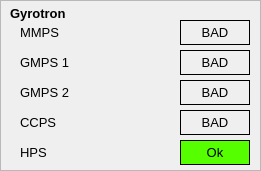
  <widget class="QFrame" name="frame_18" >
   <property name="geometry" >
    <rect>
     <x>600</x>
     <y>284</y>
     <width>261</width>
     <height>171</height>
    </rect>
   </property>
   <property name="frameShape" >
    <enum>QFrame::StyledPanel</enum>
   </property>
   <property name="frameShadow" >
    <enum>QFrame::Raised</enum>
   </property>
   <widget class="QLabel" name="lbGT_1" >
    <property name="geometry" >
     <rect>
      <x>20</x>
      <y>20</y>
      <width>60</width>
      <height>25</height>
     </rect>
    </property>
    <property name="font" >
     <font>
      <pointsize>10</pointsize>
     </font>
    </property>
    <property name="text" >
     <string>MMPS</string>
    </property>
   </widget>
   <widget class="QLabel" name="lbGT_2" >
    <property name="geometry" >
     <rect>
      <x>20</x>
      <y>50</y>
      <width>60</width>
      <height>25</height>
     </rect>
    </property>
    <property name="font" >
     <font>
      <pointsize>10</pointsize>
     </font>
    </property>
    <property name="text" >
     <string>GMPS 1</string>
    </property>
   </widget>
   <widget class="QLabel" name="lbGT_4" >
    <property name="geometry" >
     <rect>
      <x>20</x>
      <y>110</y>
      <width>60</width>
      <height>25</height>
     </rect>
    </property>
    <property name="font" >
     <font>
      <pointsize>10</pointsize>
     </font>
    </property>
    <property name="text" >
     <string>CCPS</string>
    </property>
   </widget>
   <widget class="QLabel" name="lbGT_3" >
    <property name="geometry" >
     <rect>
      <x>20</x>
      <y>80</y>
      <width>60</width>
      <height>25</height>
     </rect>
    </property>
    <property name="font" >
     <font>
      <pointsize>10</pointsize>
     </font>
    </property>
    <property name="text" >
     <string>GMPS 2</string>
    </property>
   </widget>
   <widget class="QLabel" name="lbGT_5" >
    <property name="geometry" >
     <rect>
      <x>20</x>
      <y>140</y>
      <width>60</width>
      <height>25</height>
     </rect>
    </property>
    <property name="font" >
     <font>
      <pointsize>10</pointsize>
     </font>
    </property>
    <property name="text" >
     <string>HPS</string>
    </property>
   </widget>
   <widget class="CALabel" name="calbGT_5" >
    <property name="geometry" >
     <rect>
      <x>180</x>
      <y>140</y>
      <width>70</width>
      <height>25</height>
     </rect>
    </property>
    <property name="palette" >
     <palette>
      <active>
       <colorrole role="Window" >
        <brush brushstyle="SolidPattern" >
         <color alpha="255" >
          <red>85</red>
          <green>255</green>
          <blue>0</blue>
         </color>
        </brush>
       </colorrole>
      </active>
      <inactive>
       <colorrole role="Window" >
        <brush brushstyle="SolidPattern" >
         <color alpha="255" >
          <red>85</red>
          <green>255</green>
          <blue>0</blue>
         </color>
        </brush>
       </colorrole>
      </inactive>
      <disabled>
       <colorrole role="Window" >
        <brush brushstyle="SolidPattern" >
         <color alpha="255" >
          <red>239</red>
          <green>239</green>
          <blue>239</blue>
         </color>
        </brush>
       </colorrole>
      </disabled>
     </palette>
    </property>
    <property name="font" >
     <font>
      <pointsize>10</pointsize>
     </font>
    </property>
    <property name="autoFillBackground" >
     <bool>true</bool>
    </property>
    <property name="frameShape" >
     <enum>QFrame::Box</enum>
    </property>
    <property name="text" >
     <string>Ok</string>
    </property>
    <property name="alignment" >
     <set>Qt::AlignCenter</set>
    </property>
    <property name="pvname" >
     <string>EC1_HPS_STS_OK</string>
    </property>
    <property name="cmode" stdset="0" >
     <enum>CALabel::Alarm</enum>
    </property>
    <property name="fillcol" stdset="0" >
     <color>
      <red>85</red>
      <green>255</green>
      <blue>0</blue>
     </color>
    </property>
    <property name="ttdmode" stdset="0" >
     <enum>CALabel::Show</enum>
    </property>
    <property name="truelabel" >
     <string>Fault</string>
    </property>
    <property name="falselabel" >
     <string>OK</string>
    </property>
    <property name="dbrequest" stdset="0" >
     <enum>CALabel::DBRGSTR</enum>
    </property>
   </widget>
   <widget class="CALabel" name="calbGT_1" >
    <property name="geometry" >
     <rect>
      <x>180</x>
      <y>20</y>
      <width>70</width>
      <height>25</height>
     </rect>
    </property>
    <property name="font" >
     <font>
      <pointsize>10</pointsize>
     </font>
    </property>
    <property name="autoFillBackground" >
     <bool>true</bool>
    </property>
    <property name="frameShape" >
     <enum>QFrame::Box</enum>
    </property>
    <property name="text" >
     <string>BAD</string>
    </property>
    <property name="alignment" >
     <set>Qt::AlignCenter</set>
    </property>
    <property name="pvname" >
     <string>EC1_MPS_STS_OK</string>
    </property>
    <property name="cmode" stdset="0" >
     <enum>CALabel::Alarm</enum>
    </property>
    <property name="fillcol" stdset="0" >
     <color>
      <red>255</red>
      <green>0</green>
      <blue>0</blue>
     </color>
    </property>
    <property name="ttdmode" stdset="0" >
     <enum>CALabel::Show</enum>
    </property>
    <property name="truelabel" >
     <string>Fault</string>
    </property>
    <property name="falselabel" >
     <string>Ok</string>
    </property>
    <property name="dbrequest" stdset="0" >
     <enum>CALabel::DBRGSTR</enum>
    </property>
   </widget>
   <widget class="CALabel" name="calbGT_2" >
    <property name="geometry" >
     <rect>
      <x>180</x>
      <y>50</y>
      <width>70</width>
      <height>25</height>
     </rect>
    </property>
    <property name="font" >
     <font>
      <pointsize>10</pointsize>
     </font>
    </property>
    <property name="autoFillBackground" >
     <bool>true</bool>
    </property>
    <property name="frameShape" >
     <enum>QFrame::Box</enum>
    </property>
    <property name="text" >
     <string>BAD</string>
    </property>
    <property name="alignment" >
     <set>Qt::AlignCenter</set>
    </property>
    <property name="pvname" >
     <string>EC1_GMPS2_STS_OK</string>
    </property>
    <property name="cmode" stdset="0" >
     <enum>CALabel::Alarm</enum>
    </property>
    <property name="fillcol" stdset="0" >
     <color>
      <red>255</red>
      <green>0</green>
      <blue>0</blue>
     </color>
    </property>
    <property name="ttdmode" stdset="0" >
     <enum>CALabel::Show</enum>
    </property>
    <property name="truelabel" >
     <string>Fault</string>
    </property>
    <property name="falselabel" >
     <string>Ok</string>
    </property>
    <property name="dbrequest" stdset="0" >
     <enum>CALabel::DBRGSTR</enum>
    </property>
   </widget>
   <widget class="CALabel" name="calbGT_3" >
    <property name="geometry" >
     <rect>
      <x>180</x>
      <y>80</y>
      <width>70</width>
      <height>25</height>
     </rect>
    </property>
    <property name="font" >
     <font>
      <pointsize>10</pointsize>
     </font>
    </property>
    <property name="autoFillBackground" >
     <bool>true</bool>
    </property>
    <property name="frameShape" >
     <enum>QFrame::Box</enum>
    </property>
    <property name="text" >
     <string>BAD</string>
    </property>
    <property name="alignment" >
     <set>Qt::AlignCenter</set>
    </property>
    <property name="pvname" >
     <string>EC1_GMPS2_STS_OK</string>
    </property>
    <property name="cmode" stdset="0" >
     <enum>CALabel::Alarm</enum>
    </property>
    <property name="fillcol" stdset="0" >
     <color>
      <red>255</red>
      <green>0</green>
      <blue>0</blue>
     </color>
    </property>
    <property name="ttdmode" stdset="0" >
     <enum>CALabel::Show</enum>
    </property>
    <property name="truelabel" >
     <string>Fault</string>
    </property>
    <property name="falselabel" >
     <string>Ok</string>
    </property>
    <property name="dbrequest" stdset="0" >
     <enum>CALabel::DBRGSTR</enum>
    </property>
   </widget>
   <widget class="CALabel" name="calbGT_4" >
    <property name="geometry" >
     <rect>
      <x>180</x>
      <y>110</y>
      <width>70</width>
      <height>25</height>
     </rect>
    </property>
    <property name="font" >
     <font>
      <pointsize>10</pointsize>
     </font>
    </property>
    <property name="autoFillBackground" >
     <bool>true</bool>
    </property>
    <property name="frameShape" >
     <enum>QFrame::Box</enum>
    </property>
    <property name="text" >
     <string>BAD</string>
    </property>
    <property name="alignment" >
     <set>Qt::AlignCenter</set>
    </property>
    <property name="pvname" >
     <string>EC1_CCPS_STS_OK</string>
    </property>
    <property name="cmode" stdset="0" >
     <enum>CALabel::Alarm</enum>
    </property>
    <property name="fillcol" stdset="0" >
     <color>
      <red>255</red>
      <green>0</green>
      <blue>0</blue>
     </color>
    </property>
    <property name="ttdmode" stdset="0" >
     <enum>CALabel::Show</enum>
    </property>
    <property name="truelabel" >
     <string>Fault</string>
    </property>
    <property name="falselabel" >
     <string>OK</string>
    </property>
    <property name="dbrequest" stdset="0" >
     <enum>CALabel::DBRGSTR</enum>
    </property>
   </widget>
   <widget class="QLabel" name="label_187" >
    <property name="geometry" >
     <rect>
      <x>10</x>
      <y>6</y>
      <width>81</width>
      <height>30</height>
     </rect>
    </property>
    <property name="font" >
     <font>
      <pointsize>10</pointsize>
      <weight>75</weight>
      <bold>true</bold>
     </font>
    </property>
    <property name="text" >
     <string>Gyrotron</string>
    </property>
    <property name="alignment" >
     <set>Qt::AlignLeading|Qt::AlignLeft|Qt::AlignTop</set>
    </property>
   </widget>
  </widget>
